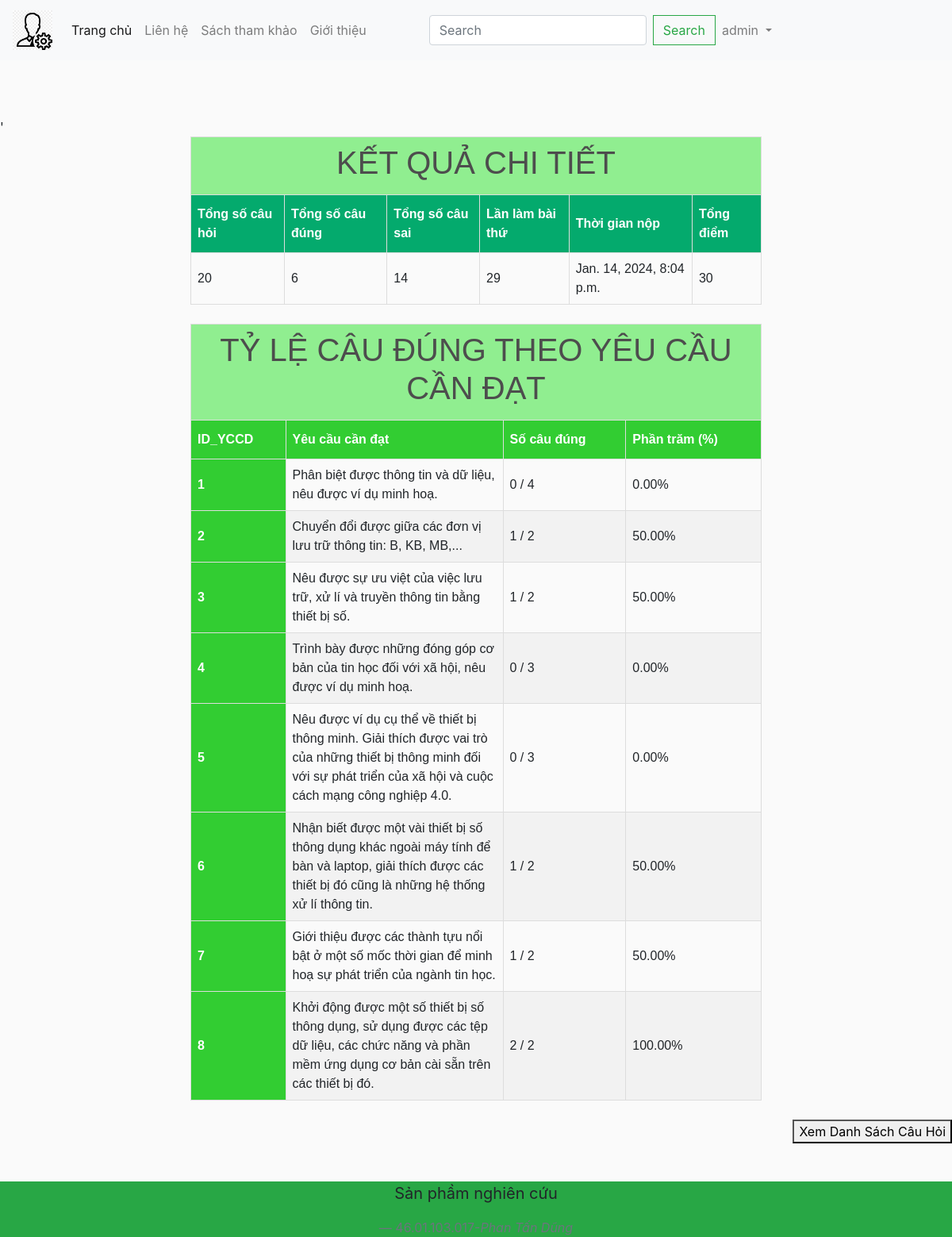
/quiz/results/detail/40/ (signed in), run on the app's committed database.
### app/models.py (models this page shows, shortened)
class QuizResult(models.Model):
    user = models.ForeignKey(User, on_delete=models.CASCADE)
    course = models.ForeignKey(Course, on_delete=models.CASCADE)
    attempt_number = models.IntegerField()
    total_questions = models.IntegerField()
    correct_answers = models.IntegerField()
    incorrect_answers = models.IntegerField()
    submit_time = models.DateTimeField()
    score = models.IntegerField(default=0)

class Question(models.Model):
    course = models.ForeignKey(Course,on_delete= models.SET_NULL, blank=True, null= True)
    yccd = models.ForeignKey(YCCD,on_delete= models.SET_NULL, blank=True, null= True)
    knowledge = models.ForeignKey(Knowledge_Level,on_delete= models.SET_NULL, blank=True, null= True)
    text_question = models.CharField(max_length=5000, null=True)
    is_active = models.BooleanField(default=True)

class YCCD(models.Model):
    content_yccd = models.ForeignKey(Content_YCCD,on_delete= models.SET_NULL, blank=True, null= True)
    content = models.CharField(max_length=2000, null=True)

### app/views.py (the view)
# urls.py: path('quiz/results/detail/<int:result_id>/', views.quiz_results_detail, name='quiz_results_detail'),
@login_required(login_url='/error/')
def quiz_results_detail(request, result_id):
    if request.user.is_authenticated:
        quiz_result = get_object_or_404(QuizResult, id=result_id)
        user_answers = UserAnswer.objects.filter(quiz_result=quiz_result)
        user_not_login = "hidden"
        user_login = "show"
    else:
        user_not_login = "show"
        user_login = "hidden"
    correct_answers_by_requirement = {}
    total_questions = 0
    for user_answer in user_answers:
        requirement_id = user_answer.question.yccd.id
        if requirement_id not in correct_answers_by_requirement:
            correct_answers_by_requirement[requirement_id] = {
                'correct': 0,
                'total': 0,
                'content': user_answer.question.yccd.content,
            }
        if user_answer.is_correct:
            correct_answers_by_requirement[requirement_id]['correct'] += 1
        correct_answers_by_requirement[requirement_id]['total'] += 1
        total_questions += 1
    for stats in correct_answers_by_requirement.values():
        if stats['total'] > 0:
            stats['percentage'] = (stats['correct'] / stats['total']) * 100
        else:
            stats['percentage'] = 0
    context = {
        'quiz_result': quiz_result,
        'user_answers': user_answers,
        'user_not_login': user_not_login,
        'user_login': user_login,
        'correct_answers_by_requirement': correct_answers_by_requirement,
        'total_questions': total_questions,
    }
    return render(request, 'app/quiz_results_detail.html', context)

### app/templates/app/quiz_results_detail.html (shortened to what this page needs)
<!DOCTYPE html>
{% extends 'app/base.html' %}
{% load static %}
        {%block login%}
        <br>
        <br>
        <br>
        <table id="customers">
            <tr>
                <td class="colspanned text-center" colspan="6"><h1>KẾT QUẢ CHI TIẾT</h1>
                </td>
              </tr>
              <tr>
                <th scope="col">Tổng số câu hỏi</th>
                <th scope="col">Tổng số câu đúng</th>
                <th scope="col">Tổng số câu sai</th>
                <th scope="col">Lần làm bài thứ</th>
                <th scope="col">Thời gian nộp</th>
                <th scope="col">Tổng điểm</th>
              </tr>
              <tbody>
                <tr>
                  <td>{{ quiz_result.total_questions }}</td>
                  <td>{{ quiz_result.correct_answers }}</td>
                  <td>{{ quiz_result.incorrect_answers }}</td>
                  <td>{{ quiz_result.attempt_number }}</td>'
                  <td>{{ quiz_result.submit_time }}</td>
                  <td>{{ quiz_result.score }}</td>
                </tr>
              </tbody>
          </table> <br>
      <table id="customerX">
          <tr>
              <td class="colspanned text-center" colspan="4"><h1>TỶ LỆ CÂU ĐÚNG THEO YÊU CẦU CẦN ĐẠT</h1>
              </td>
            </tr>
            <tr>
              <th scope="col">ID_YCCD</th>
              <th scope="col">Yêu cầu cần đạt</th>
              <th scope="col">Số câu đúng</th>
              <th scope="col">Phần trăm (%)</th>
            </tr>
            <tbody>
              {% for requirement_id, stats in correct_answers_by_requirement.items %}
            <tr>
              <th scope="row">{{ requirement_id }}</th>
              <td>{{ stats.content }} {{ stats.content_yccd }}</td>
              <td>{{ stats.correct }} / {{ stats.total }}</td>
              <td>{{ stats.percentage|floatformat:2  }}%</td>
            </tr>
            {% endfor %}
            </tbody>
        </table>
        <br>
                  <div class="text-right">
                          <button id="toggleButton">Xem Danh Sách Câu Hỏi</button>
                  </div>
        {%endblock login%}

### app/templates/app/base.html (shortened to what this page needs)
{% load static %}
<!DOCTYPE html>
<html>
  <head>
    <link rel="stylesheet" href="https://cdn.jsdelivr.net/npm/bootstrap@4.5.3/dist/css/bootstrap.min.css">
    <link href-"{% static 'app/css/style.css' %}" rel="stylesheet" />
    <link href-"{% static 'app/css/owl.carousel.min.css' %}" rel="stylesheet" />
    <link href-"{% static 'app/css/all.min.css' %}" rel="stylesheet" />
    <link rel= "stylesheet" type="text/css" href="{%static 'app/css/main.css'%}">
    <link rel="stylesheet" href="">
  </head>
  <body>
    <nav class="navbar navbar-expand-lg navbar-light bg-light">
      <a class="navbar-brand" href="{% url 'home_admin'%}">
        <img src="{% static 'app/images/home-admin.png' %}" width="50" height="50" />
      </a>
      <div class="collapse navbar-collapse" id="navbarSupportedContent">
        <ul class="navbar-nav mr-auto">
          <li class="nav-item active">
            <a class="nav-link" href="{% url 'home'%}">Trang chủ<span class="sr-only">(current)</span></a>
          </li>
          <li class="nav-item">
            <a class="nav-link" href="https://www.facebook.com/profile.php?id=100017587238895">Liên hệ</a>
          </li>
          <li class="nav-item">
            <a class="nav-link " href="{% url "links_reference" %}" tabindex="-1" aria-disabled="false">Sách tham khảo</a>
          </li>
          <li class="nav-item">
            <a class="nav-link " href="{% url "intro" %}" tabindex="-1" aria-disabled="false">Giới thiệu</a>
          </li>
        </ul>
        <form class="form-inline my-2 my-lg-0" role="search" method = POST action = "{%url 'search'%}">
          <input class="form-control mr-sm-2" type="search" placeholder="Search" aria-label="Search" name= "searched">
          <button class="btn btn-outline-success my-2 my-sm-0" type="submit">Search</button>
        </form>
      </div>
      <div class="navbar-nav me-auto mb-2 mb-lg-0" style= "visibility: {{user_login}}" >
        <li class="nav-item dropdown">
          <a class="nav-link dropdown-toggle" href="#" id="navbarDropdown" role="button" data-toggle="dropdown" aria-haspopup="true" aria-expanded="false">
            <span>{{request.user}}</span>
          </a>
        </li>
      </div>
    </nav>
    {%block login%}{%endblock login%}
    <div class="card-body container--fluid bg-success  text-center p-0 mt-5">
      <blockquote class="blockquote mb-0">
        <p>Sản phầm nghiên cứu</p>
        <footer class="blockquote-footer">46.01.103.017-<cite title="Source Title">Phan Tấn Dũng</cite></footer>
      </blockquote>
    </div>
  </body>
</html>

### app/static/app/css/main.css (style rules this page uses)
body { background-color: hsl(0, 0%, 98%); }
h1,h2,h3,h4,h5,h6 { color:hsl(0, 0%, 30%); }
.btn { border-radius: 0; }

### app/templates/app/quiz_results_detail.html (style rules this page uses)
table { width: 50%; margin: 0 auto; border-collapse: collapse; }
#customers { font-family: Arial, Helvetica, sans-serif; border-collapse: collapse; width: 60%; }
th, td { border: 1px solid #ddd; padding: 8px; text-align: left; max-width: 200px; overflow: hidden; text-overflow: ellipsis; word-wrap: break-word; }
#customers tr:nth-child(even) { background-color: #f2f2f2; }
#customers th { padding-top: 12px; padding-bottom: 12px; text-align: left; background-color: #04AA6D ; color: white; }
.colspanned { background-color: #90EE90 }
#customerX { font-family: Arial, Helvetica, sans-serif; border-collapse: collapse; width: 60%; }
#customerX tr:nth-child(even) { background-color: #f2f2f2; }
#customerX th { padding-top: 12px; padding-bottom: 12px; text-align: left; background-color: #32CD32 ; color: white; }
#customerX .colspanned { background-color: #90EE90 }
table { width: 100%; margin: 0 auto; border-collapse: collapse; }

### data on the page
QuizResult: total_questions "20", correct_answers "6", incorrect_answers "14", attempt_number "29", submit_time "Jan. 14, 2024, 8:04 p.m.", score "30"
Question: requirement_id "1", content "Phân biệt được thông tin và dữ liệu, nêu được ví dụ minh hoạ.", correct "0", total "4", percentage "0.00"
Question: knowledge "2", content "Chuyển đổi được giữa các đơn vị lưu trữ thông tin: B, KB, MB,...", correct "1", total "2", percentage "50.00"
YCCD: content "Nêu được sự ưu việt của việc lưu trữ, xử lí và truyền thông tin bằng thiết bị số."
YCCD: content "Trình bày được những đóng góp cơ bản của tin học đối với xã hội, nêu được ví dụ minh hoạ."
YCCD: content "Nêu được ví dụ cụ thể về thiết bị thông minh. Giải thích được vai trò của những thiết bị thông minh đối với sự phát triển của xã hội và cuộc cách mạng công nghiệp 4.0."
YCCD: content "Nhận biết được một vài thiết bị số thông dụng khác ngoài máy tính để bàn và laptop, giải thích được các thiết bị đó cũng là những hệ thống xử lí thông tin."
YCCD: content "Giới thiệu được các thành tựu nổi bật ở một số mốc thời gian để minh hoạ sự phát triển của ngành tin học."
YCCD: content "Khởi động được một số thiết bị số thông dụng, sử dụng được các tệp dữ liệu, các chức năng và phần mềm ứng dụng cơ bản cài sẵn trên các thiết bị đó."

### other printed values
{{ request.user }} "admin"
{{ requirement_id }} "3" "4" "5" "6" "7" "8"
{{ stats.correct }} "1" "0" "0" "1" "1" "2"
{{ stats.total }} "2" "3" "3" "2" "2" "2"
{{ stats.percentage|floatformat:2 }} "50.00" "0.00" "0.00" "50.00" "50.00" "100.00"
